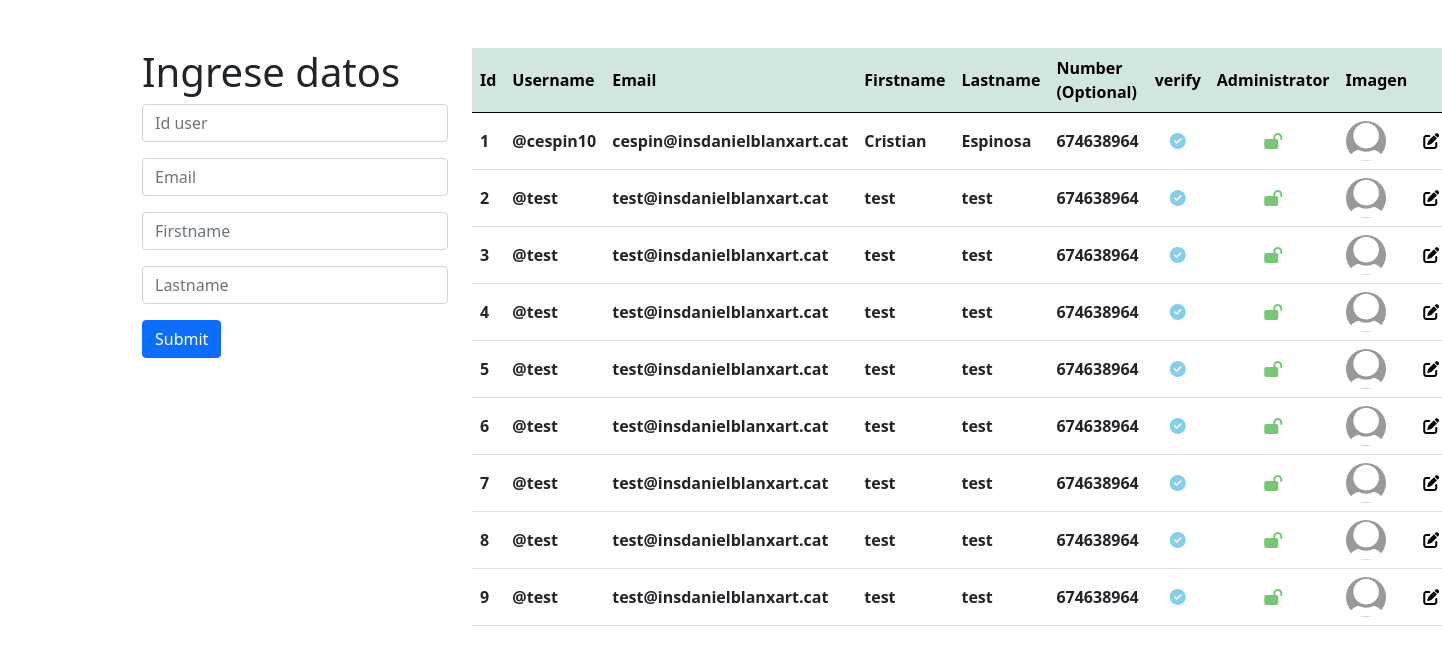
/admin/crud/user.php (signed in), run on the app's committed database.
### tables this page shows
CREATE TABLE users (
    id_user INT PRIMARY KEY AUTO_INCREMENT,
    email VARCHAR(100),
    username VARCHAR(15),
    passwd VARCHAR(100),
    firstname VARCHAR(15),
    lastname VARCHAR(100),
    num VARCHAR(9),
    prof_descrip VARCHAR(200),
    verify BOOLEAN,
    administrator BOOLEAN,
    prof_img VARCHAR(100),
    mode VARCHAR(100)
);

### admin/crud/user.php (the view, shortened to what this page needs)
<?php
    include("../../sql/connect.php");
    $sql="SELECT * FROM users";
    $query=mysqli_query($con,$sql);
?>
<!DOCTYPE html>
<html lang="en">
    <head>
        <link href="https://cdn.jsdelivr.net/npm/bootstrap@5.0.0-beta1/dist/css/bootstrap.min.css" rel="stylesheet">
        <link rel="stylesheet" href="../../css/custom.css">
        <link rel="stylesheet" href="https://cdnjs.cloudflare.com/ajax/libs/font-awesome/6.1.1/css/all.min.css">
    </head>
    <body>
        <div class="container mt-5" style="margin-left: 130px;">
                <div class="row">
                    <div class="col-md-3">
                        <h1>Ingrese datos</h1>
                            <form action="insertar.php" method="POST">
                                <input type="text" class="form-control mb-3" name="id_user" placeholder="Id user">
                                <input type="text" class="form-control mb-3" name="email" placeholder="Email">
                                <input type="text" class="form-control mb-3" name="firstname" placeholder="Firstname">
                                <input type="text" class="form-control mb-3" name="lastname" placeholder="Lastname">
                                <input type="submit" class="btn btn-primary">
                            </form>
                    </div>
                    <div class="col-md-8">
                        <table class="table" >
                            <thead class="table-success table-striped" >
                                <tr valign="middle">
                                    <th>Id</th>
                                    <th>Username</th>
                                    <th>Email</th>
                                    <th>Firstname</th>
                                    <th>Lastname</th>
                                    <th>Number (Optional)</th>
                                    <th>verify</th>
                                    <th>Administrator</th>
                                    <th>Imagen</th>
                                    <th></th>
                                </tr>
                            </thead>
                            <tbody>
                                    <?php
                                        while($row=mysqli_fetch_array($query)){
                                    ?>
                                        <tr valign="middle">
                                            <th><?php echo $row['id_user']?></th>
                                            <th>@<?php echo $row['username'] ?></th>
                                            <th><?php echo $row['email']?></th>
                                            <th><?php echo $row['firstname']?></th>
                                            <th><?php echo $row['lastname']?></th>
                                            <th><?php echo $row['num'] ?></th>
                                            <th class="text-center">
                                                <?php
                                                    if($row['verify'] == 1) {
                                                        ?>
                                                        <label>
                                                        <i class="fa-solid fa-circle-check" style="color: skyblue"></i>
                                                        </label>
                                                        <?php
                                                    }else {
                                                        ?>
                                                        <i class="fa-solid fa-circle" style="color: skyblue"></i>
                                                        <?php
                                                    }
                                                ?>
                                            </th>
                                            <th class="text-center">
                                                <?php
                                                    if($row['administrator'] == 1) {
                                                        ?>
                                                        <label>
                                                        <i class="fa-solid fa-lock-open" style="color: #77c777"></i>
                                                        </label>
                                                        <?php
                                                    }else {
                                                        ?>
                                                        <i class="fa-solid fa-lock" style="color: #dd5454"></i>
                                                        <?php
                                                    }
                                                ?>
                                            </th>
                                            <th><img class="prof-pic prof-pic-crud" src="../../uploads/<?php echo $row['prof_img'] ?>" alt="" width="50rem" style="border-radius: 50%; max-width: 50rem max-height: 50rem"></th>
                                            <th class="text-center"><a href="actualizar.php?id=<?php echo $row['id_user'] ?>" class=""><i class="fa-solid fa-pen-to-square"></i></a></th>
                                        </tr>
                                    <?php
                                        }
                                    ?>
                            </tbody>
                        </table>
                    </div>
                </div>
        </div>
    </body>
</html>

### css/custom.css (style rules this page uses)
body { margin: 0; }
.prof-pic { object-fit: cover; width:2.5rem; height: 2.5rem; margin-left: 2rem; border-radius: 50%; }
.prof-pic-crud { margin-left: 0; }
a { color: black; }
html { scrollbar-color: #6969dd #e0e0e0; scrollbar-width: thin; }

### data on the page
users: id_user "1", username "cespin10", email "cespin@insdanielblanxart.cat", firstname "Cristian", lastname "Espinosa", num "674638964", verify 1 (drawn), administrator 1 (drawn), prof_img (placeholder picture)
users: id_user "2", username "test", email "test@insdanielblanxart.cat", firstname "test", lastname "test", num "674638964", verify 1 (drawn), administrator 1 (drawn), prof_img (placeholder picture)
users: id_user "3", username "test", email "test@insdanielblanxart.cat", firstname "test", lastname "test", num "674638964", verify 1 (drawn), administrator 1 (drawn), prof_img (placeholder picture)
users: id_user "4", username "test", email "test@insdanielblanxart.cat", firstname "test", lastname "test", num "674638964", verify 1 (drawn), administrator 1 (drawn), prof_img (placeholder picture)
users: id_user "5", username "test", email "test@insdanielblanxart.cat", firstname "test", lastname "test", num "674638964", verify 1 (drawn), administrator 1 (drawn), prof_img (placeholder picture)
users: id_user "6", username "test", email "test@insdanielblanxart.cat", firstname "test", lastname "test", num "674638964", verify 1 (drawn), administrator 1 (drawn), prof_img (placeholder picture)
users: id_user "7", username "test", email "test@insdanielblanxart.cat", firstname "test", lastname "test", num "674638964", verify 1 (drawn), administrator 1 (drawn), prof_img (placeholder picture)
users: id_user "8", username "test", email "test@insdanielblanxart.cat", firstname "test", lastname "test", num "674638964", verify 1 (drawn), administrator 1 (drawn), prof_img (placeholder picture)
users: id_user "9", username "test", email "test@insdanielblanxart.cat", firstname "test", lastname "test", num "674638964", verify 1 (drawn), administrator 1 (drawn), prof_img (placeholder picture)
